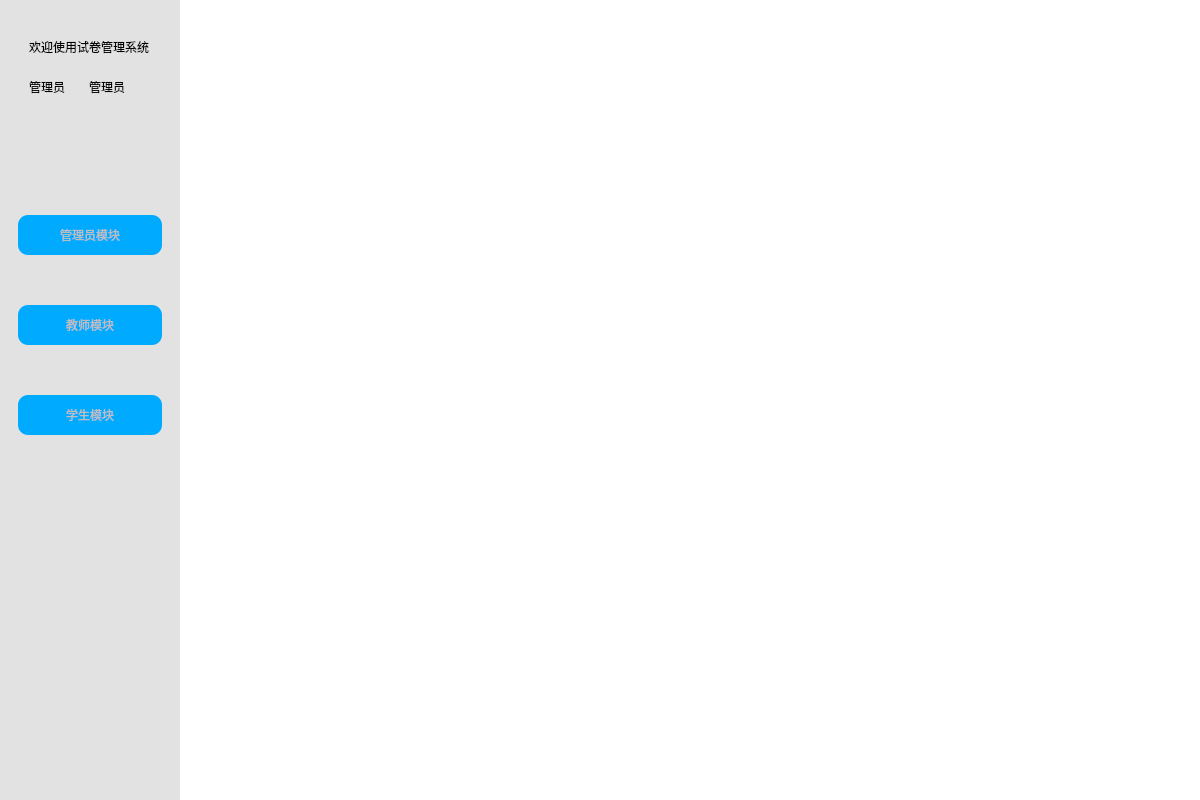
<?xml version="1.0" encoding="UTF-8"?>
<ui version="4.0">
 <class>Form</class>
 <widget class="QWidget" name="Form">
  <property name="geometry">
   <rect>
    <x>0</x>
    <y>0</y>
    <width>1200</width>
    <height>800</height>
   </rect>
  </property>
  <property name="windowTitle">
   <string>试卷管理系统</string>
  </property>
  <property name="styleSheet">
   <string notr="true"/>
  </property>
  <layout class="QHBoxLayout" name="horizontalLayout">
   <property name="spacing">
    <number>0</number>
   </property>
   <property name="leftMargin">
    <number>0</number>
   </property>
   <property name="topMargin">
    <number>0</number>
   </property>
   <property name="rightMargin">
    <number>0</number>
   </property>
   <property name="bottomMargin">
    <number>0</number>
   </property>
   <item>
    <widget class="QWidget" name="widget" native="true">
     <property name="minimumSize">
      <size>
       <width>180</width>
       <height>0</height>
      </size>
     </property>
     <property name="maximumSize">
      <size>
       <width>180</width>
       <height>16777215</height>
      </size>
     </property>
     <property name="styleSheet">
      <string notr="true">background-color: rgb(226, 226, 226);</string>
     </property>
     <layout class="QVBoxLayout" name="verticalLayout_2">
      <item>
       <widget class="QWidget" name="widget_3" native="true">
        <property name="minimumSize">
         <size>
          <width>0</width>
          <height>100</height>
         </size>
        </property>
        <property name="maximumSize">
         <size>
          <width>16777215</width>
          <height>100</height>
         </size>
        </property>
        <widget class="QLabel" name="label_name">
         <property name="geometry">
          <rect>
           <x>80</x>
           <y>70</y>
           <width>50</width>
           <height>16</height>
          </rect>
         </property>
         <property name="minimumSize">
          <size>
           <width>0</width>
           <height>0</height>
          </size>
         </property>
         <property name="maximumSize">
          <size>
           <width>16777215</width>
           <height>16777215</height>
          </size>
         </property>
         <property name="text">
          <string>管理员</string>
         </property>
        </widget>
        <widget class="QLabel" name="label_3">
         <property name="geometry">
          <rect>
           <x>20</x>
           <y>30</y>
           <width>131</width>
           <height>16</height>
          </rect>
         </property>
         <property name="text">
          <string>欢迎使用试卷管理系统</string>
         </property>
        </widget>
        <widget class="QLabel" name="label_rank">
         <property name="geometry">
          <rect>
           <x>20</x>
           <y>70</y>
           <width>50</width>
           <height>16</height>
          </rect>
         </property>
         <property name="minimumSize">
          <size>
           <width>50</width>
           <height>0</height>
          </size>
         </property>
         <property name="maximumSize">
          <size>
           <width>50</width>
           <height>16777215</height>
          </size>
         </property>
         <property name="text">
          <string>管理员</string>
         </property>
        </widget>
       </widget>
      </item>
      <item>
       <widget class="QWidget" name="widget_2" native="true">
        <property name="minimumSize">
         <size>
          <width>0</width>
          <height>0</height>
         </size>
        </property>
        <property name="maximumSize">
         <size>
          <width>16777215</width>
          <height>16777215</height>
         </size>
        </property>
        <property name="styleSheet">
         <string notr="true">QPushButton{background-color: rgb(0, 170, 255);border-style:none;border-radius: 10px;}
QPushButton:hover{
color:white;
background-color: rgb(150, 150, 150);
}
QPushButton:pressed {  
    /* 改变背景色 */  
    background-color:rgb(180, 180, 180);  
    /* 改变边框风格 */  
    border-style:inset;  
    /* 使文字有一点移动 */  
    padding-left:1px;  
    padding-top:1px;  
}</string>
        </property>
        <layout class="QVBoxLayout" name="verticalLayout">
         <property name="spacing">
          <number>50</number>
         </property>
         <property name="topMargin">
          <number>100</number>
         </property>
         <item>
          <widget class="QPushButton" name="pushButton_admin">
           <property name="enabled">
            <bool>false</bool>
           </property>
           <property name="minimumSize">
            <size>
             <width>0</width>
             <height>40</height>
            </size>
           </property>
           <property name="maximumSize">
            <size>
             <width>16777215</width>
             <height>40</height>
            </size>
           </property>
           <property name="autoFillBackground">
            <bool>false</bool>
           </property>
           <property name="styleSheet">
            <string notr="true"/>
           </property>
           <property name="text">
            <string>管理员模块</string>
           </property>
           <property name="checkable">
            <bool>false</bool>
           </property>
          </widget>
         </item>
         <item>
          <widget class="QPushButton" name="pushButton_teacher">
           <property name="enabled">
            <bool>false</bool>
           </property>
           <property name="minimumSize">
            <size>
             <width>0</width>
             <height>40</height>
            </size>
           </property>
           <property name="maximumSize">
            <size>
             <width>16777215</width>
             <height>40</height>
            </size>
           </property>
           <property name="text">
            <string>教师模块</string>
           </property>
          </widget>
         </item>
         <item>
          <widget class="QPushButton" name="pushButton_student">
           <property name="enabled">
            <bool>false</bool>
           </property>
           <property name="minimumSize">
            <size>
             <width>0</width>
             <height>40</height>
            </size>
           </property>
           <property name="maximumSize">
            <size>
             <width>16777215</width>
             <height>40</height>
            </size>
           </property>
           <property name="text">
            <string>学生模块</string>
           </property>
          </widget>
         </item>
         <item>
          <spacer name="verticalSpacer">
           <property name="orientation">
            <enum>Qt::Vertical</enum>
           </property>
           <property name="sizeHint" stdset="0">
            <size>
             <width>20</width>
             <height>40</height>
            </size>
           </property>
          </spacer>
         </item>
        </layout>
       </widget>
      </item>
     </layout>
    </widget>
   </item>
   <item>
    <widget class="QStackedWidget" name="stackedWidget">
     <property name="styleSheet">
      <string notr="true">QStackedWidget{background-color: rgb(255, 255, 255);}
QPushButton{background-color: rgb(0, 170, 255);border-style:none;border-radius: 10px;}
QPushButton:hover{
color:white;
background-color: rgb(150, 150, 150);
}
QPushButton:pressed {  
    /* 改变背景色 */  
    background-color:rgb(180, 180, 180);  
    /* 改变边框风格 */  
    border-style:inset;  
    /* 使文字有一点移动 */  
    padding-left:1px;  
    padding-top:1px;  
}

QLineEdit{border: 1px solid rgb(0, 170, 255);}
QLineEdit{border-radius:5px;}
QLineEdit:focus{border: 2px solid rgb(100, 170, 255);}</string>
     </property>
     <property name="currentIndex">
      <number>0</number>
     </property>
     <widget class="QWidget" name="page">
      <property name="styleSheet">
       <string notr="true">
border-image: url(:/newPrefix/img/mainBG.jpg);</string>
      </property>
      <layout class="QVBoxLayout" name="verticalLayout_3"/>
     </widget>
     <widget class="QWidget" name="page_2">
      <layout class="QVBoxLayout" name="verticalLayout_4">
       <item>
        <widget class="QWidget" name="widget_4" native="true">
         <property name="minimumSize">
          <size>
           <width>0</width>
           <height>50</height>
          </size>
         </property>
         <property name="maximumSize">
          <size>
           <width>16777215</width>
           <height>50</height>
          </size>
         </property>
         <layout class="QHBoxLayout" name="horizontalLayout_2">
          <item>
           <widget class="QPushButton" name="pushButton_add">
            <property name="minimumSize">
             <size>
              <width>80</width>
              <height>25</height>
             </size>
            </property>
            <property name="maximumSize">
             <size>
              <width>80</width>
              <height>25</height>
             </size>
            </property>
            <property name="text">
             <string>添加用户</string>
            </property>
           </widget>
          </item>
          <item>
           <widget class="QPushButton" name="pushButton_set">
            <property name="minimumSize">
             <size>
              <width>80</width>
              <height>25</height>
             </size>
            </property>
            <property name="maximumSize">
             <size>
              <width>80</width>
              <height>25</height>
             </size>
            </property>
            <property name="text">
             <string>修改用户</string>
            </property>
           </widget>
          </item>
          <item>
           <widget class="QPushButton" name="pushButton_del">
            <property name="minimumSize">
             <size>
              <width>80</width>
              <height>25</height>
             </size>
            </property>
            <property name="maximumSize">
             <size>
              <width>80</width>
              <height>25</height>
             </size>
            </property>
            <property name="text">
             <string>删除用户</string>
            </property>
           </widget>
          </item>
          <item>
           <spacer name="horizontalSpacer">
            <property name="orientation">
             <enum>Qt::Horizontal</enum>
            </property>
            <property name="sizeHint" stdset="0">
             <size>
              <width>40</width>
              <height>20</height>
             </size>
            </property>
           </spacer>
          </item>
         </layout>
        </widget>
       </item>
       <item>
        <widget class="QTableWidget" name="tableWidget">
         <property name="selectionBehavior">
          <enum>QAbstractItemView::SelectRows</enum>
         </property>
         <attribute name="horizontalHeaderShowSortIndicator" stdset="0">
          <bool>false</bool>
         </attribute>
         <attribute name="horizontalHeaderStretchLastSection">
          <bool>true</bool>
         </attribute>
         <attribute name="verticalHeaderCascadingSectionResizes">
          <bool>false</bool>
         </attribute>
         <attribute name="verticalHeaderShowSortIndicator" stdset="0">
          <bool>false</bool>
         </attribute>
         <attribute name="verticalHeaderStretchLastSection">
          <bool>false</bool>
         </attribute>
         <column>
          <property name="text">
           <string>选择</string>
          </property>
         </column>
         <column>
          <property name="text">
           <string>ID</string>
          </property>
         </column>
         <column>
          <property name="text">
           <string>姓名</string>
          </property>
         </column>
         <column>
          <property name="text">
           <string>账号</string>
          </property>
         </column>
         <column>
          <property name="text">
           <string>密码</string>
          </property>
         </column>
         <column>
          <property name="text">
           <string>身份</string>
          </property>
         </column>
        </widget>
       </item>
      </layout>
     </widget>
     <widget class="QWidget" name="page_3">
      <layout class="QVBoxLayout" name="verticalLayout_7">
       <item>
        <widget class="QGroupBox" name="groupBox">
         <property name="title">
          <string>试卷管理</string>
         </property>
         <layout class="QVBoxLayout" name="verticalLayout_5">
          <property name="spacing">
           <number>0</number>
          </property>
          <property name="leftMargin">
           <number>0</number>
          </property>
          <property name="topMargin">
           <number>0</number>
          </property>
          <property name="rightMargin">
           <number>0</number>
          </property>
          <property name="bottomMargin">
           <number>0</number>
          </property>
          <item>
           <widget class="QWidget" name="widget_5" native="true">
            <property name="minimumSize">
             <size>
              <width>0</width>
              <height>50</height>
             </size>
            </property>
            <property name="maximumSize">
             <size>
              <width>16777215</width>
              <height>50</height>
             </size>
            </property>
            <layout class="QHBoxLayout" name="horizontalLayout_3">
             <item>
              <widget class="QPushButton" name="pushButton_add_q">
               <property name="minimumSize">
                <size>
                 <width>80</width>
                 <height>25</height>
                </size>
               </property>
               <property name="maximumSize">
                <size>
                 <width>80</width>
                 <height>25</height>
                </size>
               </property>
               <property name="text">
                <string>添加试卷</string>
               </property>
              </widget>
             </item>
             <item>
              <widget class="QPushButton" name="pushButton_set_q">
               <property name="minimumSize">
                <size>
                 <width>80</width>
                 <height>25</height>
                </size>
               </property>
               <property name="maximumSize">
                <size>
                 <width>80</width>
                 <height>25</height>
                </size>
               </property>
               <property name="text">
                <string>修改试卷</string>
               </property>
              </widget>
             </item>
             <item>
              <widget class="QPushButton" name="pushButton_del_q">
               <property name="minimumSize">
                <size>
                 <width>80</width>
                 <height>25</height>
                </size>
               </property>
               <property name="maximumSize">
                <size>
                 <width>80</width>
                 <height>25</height>
                </size>
               </property>
               <property name="text">
                <string>删除试卷</string>
               </property>
              </widget>
             </item>
             <item>
              <widget class="QPushButton" name="pushButton_see_q">
               <property name="minimumSize">
                <size>
                 <width>80</width>
                 <height>25</height>
                </size>
               </property>
               <property name="maximumSize">
                <size>
                 <width>80</width>
                 <height>25</height>
                </size>
               </property>
               <property name="text">
                <string>查看试卷</string>
               </property>
              </widget>
             </item>
             <item>
              <widget class="QPushButton" name="pushButton_search_q">
               <property name="minimumSize">
                <size>
                 <width>80</width>
                 <height>25</height>
                </size>
               </property>
               <property name="maximumSize">
                <size>
                 <width>80</width>
                 <height>25</height>
                </size>
               </property>
               <property name="text">
                <string>搜索试卷</string>
               </property>
              </widget>
             </item>
             <item>
              <widget class="QLineEdit" name="lineEdit_q">
               <property name="placeholderText">
                <string>试卷名称</string>
               </property>
              </widget>
             </item>
             <item>
              <widget class="QPushButton" name="pushButton_refresh_q">
               <property name="minimumSize">
                <size>
                 <width>60</width>
                 <height>25</height>
                </size>
               </property>
               <property name="maximumSize">
                <size>
                 <width>60</width>
                 <height>25</height>
                </size>
               </property>
               <property name="text">
                <string>刷新</string>
               </property>
              </widget>
             </item>
             <item>
              <spacer name="horizontalSpacer_2">
               <property name="orientation">
                <enum>Qt::Horizontal</enum>
               </property>
               <property name="sizeHint" stdset="0">
                <size>
                 <width>40</width>
                 <height>20</height>
                </size>
               </property>
              </spacer>
             </item>
            </layout>
           </widget>
          </item>
          <item>
           <widget class="QTableWidget" name="tableWidget_2">
            <property name="selectionBehavior">
             <enum>QAbstractItemView::SelectRows</enum>
            </property>
            <attribute name="horizontalHeaderShowSortIndicator" stdset="0">
             <bool>false</bool>
            </attribute>
            <attribute name="horizontalHeaderStretchLastSection">
             <bool>true</bool>
            </attribute>
            <attribute name="verticalHeaderCascadingSectionResizes">
             <bool>false</bool>
            </attribute>
            <attribute name="verticalHeaderShowSortIndicator" stdset="0">
             <bool>false</bool>
            </attribute>
            <attribute name="verticalHeaderStretchLastSection">
             <bool>false</bool>
            </attribute>
            <column>
             <property name="text">
              <string>选择</string>
             </property>
            </column>
            <column>
             <property name="text">
              <string>ID</string>
             </property>
            </column>
            <column>
             <property name="text">
              <string>试卷名称</string>
             </property>
            </column>
            <column>
             <property name="text">
              <string>答案</string>
             </property>
            </column>
            <column>
             <property name="text">
              <string>paper</string>
             </property>
            </column>
           </widget>
          </item>
         </layout>
        </widget>
       </item>
       <item>
        <widget class="QGroupBox" name="groupBox_2">
         <property name="title">
          <string>答题卡管理</string>
         </property>
         <layout class="QVBoxLayout" name="verticalLayout_6">
          <property name="spacing">
           <number>0</number>
          </property>
          <property name="leftMargin">
           <number>0</number>
          </property>
          <property name="topMargin">
           <number>0</number>
          </property>
          <property name="rightMargin">
           <number>0</number>
          </property>
          <property name="bottomMargin">
           <number>0</number>
          </property>
          <item>
           <widget class="QWidget" name="widget_6" native="true">
            <property name="minimumSize">
             <size>
              <width>0</width>
              <height>50</height>
             </size>
            </property>
            <property name="maximumSize">
             <size>
              <width>16777215</width>
              <height>50</height>
             </size>
            </property>
            <layout class="QHBoxLayout" name="horizontalLayout_4">
             <item>
              <widget class="QPushButton" name="pushButton_add_c">
               <property name="minimumSize">
                <size>
                 <width>80</width>
                 <height>25</height>
                </size>
               </property>
               <property name="maximumSize">
                <size>
                 <width>80</width>
                 <height>25</height>
                </size>
               </property>
               <property name="text">
                <string>添加答题卡</string>
               </property>
              </widget>
             </item>
             <item>
              <widget class="QPushButton" name="pushButton_set_c">
               <property name="minimumSize">
                <size>
                 <width>80</width>
                 <height>25</height>
                </size>
               </property>
               <property name="maximumSize">
                <size>
                 <width>80</width>
                 <height>25</height>
                </size>
               </property>
               <property name="text">
                <string>修改答题卡</string>
               </property>
              </widget>
             </item>
             <item>
              <widget class="QPushButton" name="pushButton_del_c">
               <property name="minimumSize">
                <size>
                 <width>80</width>
                 <height>25</height>
                </size>
               </property>
               <property name="maximumSize">
                <size>
                 <width>80</width>
                 <height>25</height>
                </size>
               </property>
               <property name="text">
                <string>删除答题卡</string>
               </property>
              </widget>
             </item>
             <item>
              <widget class="QPushButton" name="pushButton_see_c">
               <property name="minimumSize">
                <size>
                 <width>80</width>
                 <height>25</height>
                </size>
               </property>
               <property name="maximumSize">
                <size>
                 <width>80</width>
                 <height>25</height>
                </size>
               </property>
               <property name="text">
                <string>查看答题卡</string>
               </property>
              </widget>
             </item>
             <item>
              <widget class="QPushButton" name="pushButton_search_c">
               <property name="minimumSize">
                <size>
                 <width>80</width>
                 <height>25</height>
                </size>
               </property>
               <property name="maximumSize">
                <size>
                 <width>80</width>
                 <height>25</height>
                </size>
               </property>
               <property name="text">
                <string>搜索答题卡</string>
               </property>
              </widget>
             </item>
             <item>
              <widget class="QLineEdit" name="lineEdit_c">
               <property name="placeholderText">
                <string>学生姓名</string>
               </property>
              </widget>
             </item>
             <item>
              <widget class="QPushButton" name="pushButton_refresh_c">
               <property name="minimumSize">
                <size>
                 <width>60</width>
                 <height>25</height>
                </size>
               </property>
               <property name="maximumSize">
                <size>
                 <width>60</width>
                 <height>25</height>
                </size>
               </property>
               <property name="text">
                <string>刷新</string>
               </property>
              </widget>
             </item>
             <item>
              <spacer name="horizontalSpacer_3">
               <property name="orientation">
                <enum>Qt::Horizontal</enum>
               </property>
               <property name="sizeHint" stdset="0">
                <size>
                 <width>40</width>
                 <height>20</height>
                </size>
               </property>
              </spacer>
             </item>
            </layout>
           </widget>
          </item>
          <item>
           <widget class="QTableWidget" name="tableWidget_3">
            <property name="selectionBehavior">
             <enum>QAbstractItemView::SelectRows</enum>
            </property>
            <attribute name="horizontalHeaderShowSortIndicator" stdset="0">
             <bool>false</bool>
            </attribute>
            <attribute name="horizontalHeaderStretchLastSection">
             <bool>true</bool>
            </attribute>
            <attribute name="verticalHeaderCascadingSectionResizes">
             <bool>false</bool>
            </attribute>
            <attribute name="verticalHeaderShowSortIndicator" stdset="0">
             <bool>false</bool>
            </attribute>
            <attribute name="verticalHeaderStretchLastSection">
             <bool>false</bool>
            </attribute>
            <column>
             <property name="text">
              <string>选择</string>
             </property>
            </column>
            <column>
             <property name="text">
              <string>ID</string>
             </property>
            </column>
            <column>
             <property name="text">
              <string>学生姓名</string>
             </property>
            </column>
            <column>
             <property name="text">
              <string>试卷名称</string>
             </property>
            </column>
            <column>
             <property name="text">
              <string>回答</string>
             </property>
            </column>
            <column>
             <property name="text">
              <string>批改</string>
             </property>
            </column>
            <column>
             <property name="text">
              <string>得分</string>
             </property>
            </column>
            <column>
             <property name="text">
              <string>总分</string>
             </property>
            </column>
            <column>
             <property name="text">
              <string>sid</string>
             </property>
            </column>
            <column>
             <property name="text">
              <string>qid</string>
             </property>
            </column>
            <column>
             <property name="text">
              <string>paper</string>
             </property>
            </column>
            <column>
             <property name="text">
              <string>answer</string>
             </property>
            </column>
           </widget>
          </item>
         </layout>
        </widget>
       </item>
      </layout>
     </widget>
     <widget class="QWidget" name="page_4">
      <layout class="QVBoxLayout" name="verticalLayout_8">
       <item>
        <widget class="QWidget" name="widget_7" native="true">
         <property name="minimumSize">
          <size>
           <width>0</width>
           <height>50</height>
          </size>
         </property>
         <property name="maximumSize">
          <size>
           <width>16777215</width>
           <height>50</height>
          </size>
         </property>
         <layout class="QHBoxLayout" name="horizontalLayout_5">
          <item>
           <widget class="QPushButton" name="pushButton_see_1">
            <property name="minimumSize">
             <size>
              <width>80</width>
              <height>25</height>
             </size>
            </property>
            <property name="maximumSize">
             <size>
              <width>80</width>
              <height>25</height>
             </size>
            </property>
            <property name="text">
             <string>查看试卷</string>
            </property>
           </widget>
          </item>
          <item>
           <widget class="QPushButton" name="pushButton_see_2">
            <property name="minimumSize">
             <size>
              <width>80</width>
              <height>25</height>
             </size>
            </property>
            <property name="maximumSize">
             <size>
              <width>80</width>
              <height>25</height>
             </size>
            </property>
            <property name="text">
             <string>查看答题卡</string>
            </property>
           </widget>
          </item>
          <item>
           <widget class="QPushButton" name="pushButton_see_3">
            <property name="minimumSize">
             <size>
              <width>80</width>
              <height>25</height>
             </size>
            </property>
            <property name="maximumSize">
             <size>
              <width>80</width>
              <height>25</height>
             </size>
            </property>
            <property name="text">
             <string>查看批改</string>
            </property>
           </widget>
          </item>
          <item>
           <spacer name="horizontalSpacer_4">
            <property name="orientation">
             <enum>Qt::Horizontal</enum>
            </property>
            <property name="sizeHint" stdset="0">
             <size>
              <width>40</width>
              <height>20</height>
             </size>
            </property>
           </spacer>
          </item>
         </layout>
        </widget>
       </item>
       <item>
        <widget class="QTableWidget" name="tableWidget_4">
         <property name="selectionBehavior">
          <enum>QAbstractItemView::SelectRows</enum>
         </property>
         <attribute name="horizontalHeaderShowSortIndicator" stdset="0">
          <bool>false</bool>
         </attribute>
         <attribute name="horizontalHeaderStretchLastSection">
          <bool>true</bool>
         </attribute>
         <attribute name="verticalHeaderCascadingSectionResizes">
          <bool>false</bool>
         </attribute>
         <attribute name="verticalHeaderShowSortIndicator" stdset="0">
          <bool>false</bool>
         </attribute>
         <attribute name="verticalHeaderStretchLastSection">
          <bool>false</bool>
         </attribute>
         <column>
          <property name="text">
           <string>选择</string>
          </property>
         </column>
         <column>
          <property name="text">
           <string>ID</string>
          </property>
         </column>
         <column>
          <property name="text">
           <string>试卷名称</string>
          </property>
         </column>
         <column>
          <property name="text">
           <string>回答</string>
          </property>
         </column>
         <column>
          <property name="text">
           <string>批改</string>
          </property>
         </column>
         <column>
          <property name="text">
           <string>得分</string>
          </property>
         </column>
         <column>
          <property name="text">
           <string>总分</string>
          </property>
         </column>
        </widget>
       </item>
      </layout>
     </widget>
    </widget>
   </item>
  </layout>
 </widget>
 <resources>
  <include location="image.qrc"/>
 </resources>
 <connections/>
</ui>
